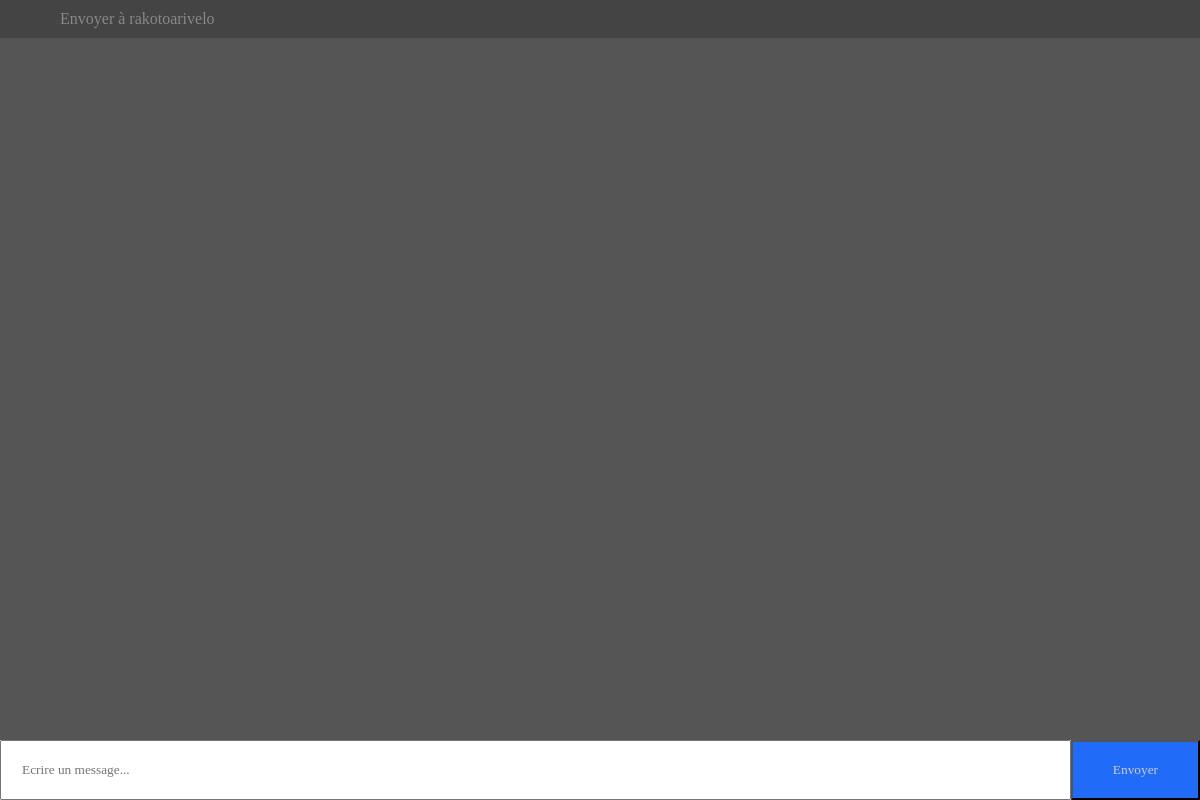
The app's page /chat1/ (signed in), older data.
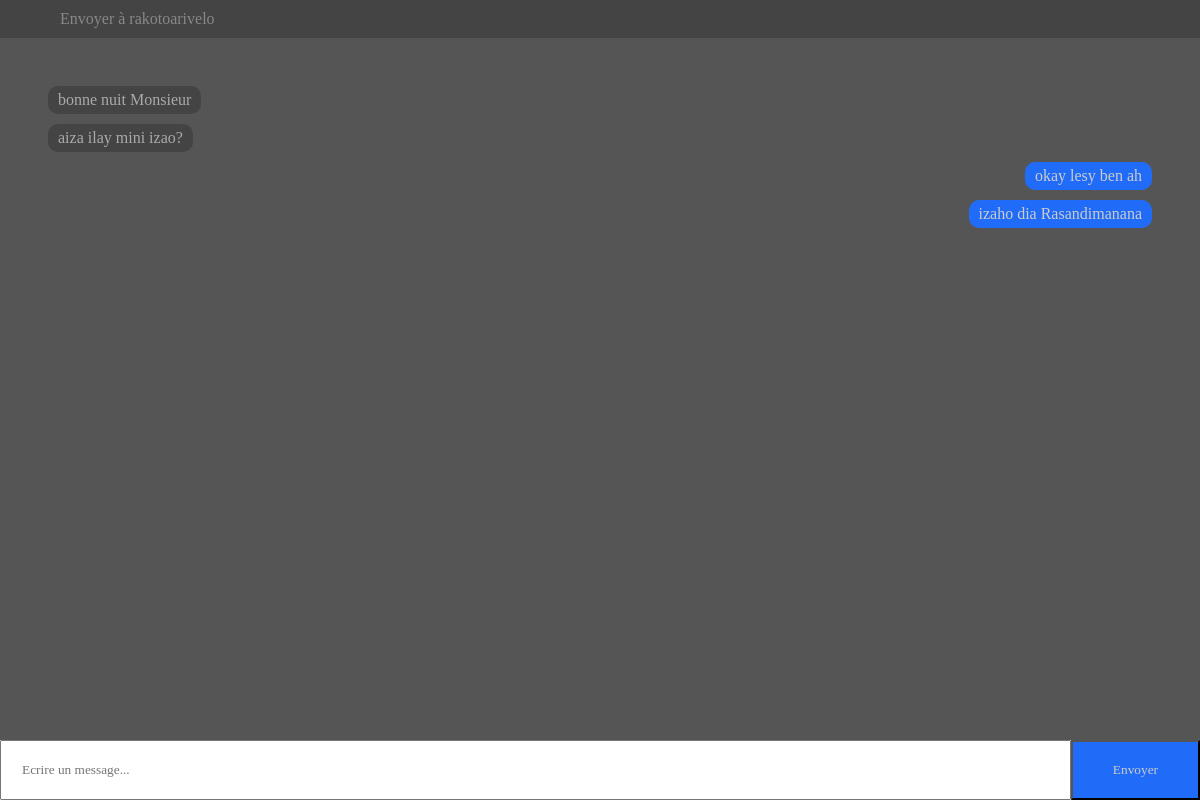
The same page, newer data.
### chat/models.py (models this page shows, shortened)
class Message(models.Model):
    sender = models.ForeignKey(User, on_delete=models.CASCADE,related_name="sent_messages",null=True)
    receiver = models.ForeignKey(User, on_delete=models.CASCADE,related_name="received_messages",null=True)
    message = models.CharField(max_length=150, null=True)
    date_envoye = models.DateTimeField(auto_now_add=True)
    discussion = models.ForeignKey(Discussion, on_delete=models.CASCADE,null=True)
    seen = models.BooleanField(default=False)

### chat/views.py (the view)
# urls.py: path('<int:pk>/', views.discussion, name="discussion"),
@login_required
def discussion(request,pk):
    other_user = get_object_or_404(User,pk=pk)
    global messages
    messages = Message.objects.filter(
        Q(receiver=request.user,sender=other_user)
    )
    messages.update(seen=True)
    messages = messages  | Message.objects.filter(Q(receiver=other_user,sender=request.user))
    return render(request, 'discussion.html',{"other_user":other_user, "messages":messages})

### chat/templates/discussion.html (shortened to what this page needs)
<!DOCTYPE html>
<html lang="en">
<head>
</head>
<body>
    {% load static %}
    {% if user.is_authenticated %}
    <div class="header">Envoyer à   {{other_user.username}}</div>
    <div class="messages-area">
       {% for message in messages %}
        <div class="message {% if message.sender == request.user %}right{% else %}left{% endif %}">
            <div class="content">{{message.message}}</div>
        </div>
        {% endfor%}
    </div>
    <div class="input-area">
        <input type="text" id="message-input" placeholder="Ecrire un message...">
        <button id="send-btn">Envoyer</button>
    </div>
    {% else%}
    <h3>Veuillez vous connecter</h3>
    <a href="login">Login</a>
    <a href="register">Register</a>
    {% endif %}
</body>
</html>

Row changes from the older to the newer data that the page shows:
added Message: message "bonne nuit Monsieur"
added Message: message "aiza ilay mini izao?"
added Message: message "okay lesy ben ah"
added Message: message "izaho dia Rasandimanana"
